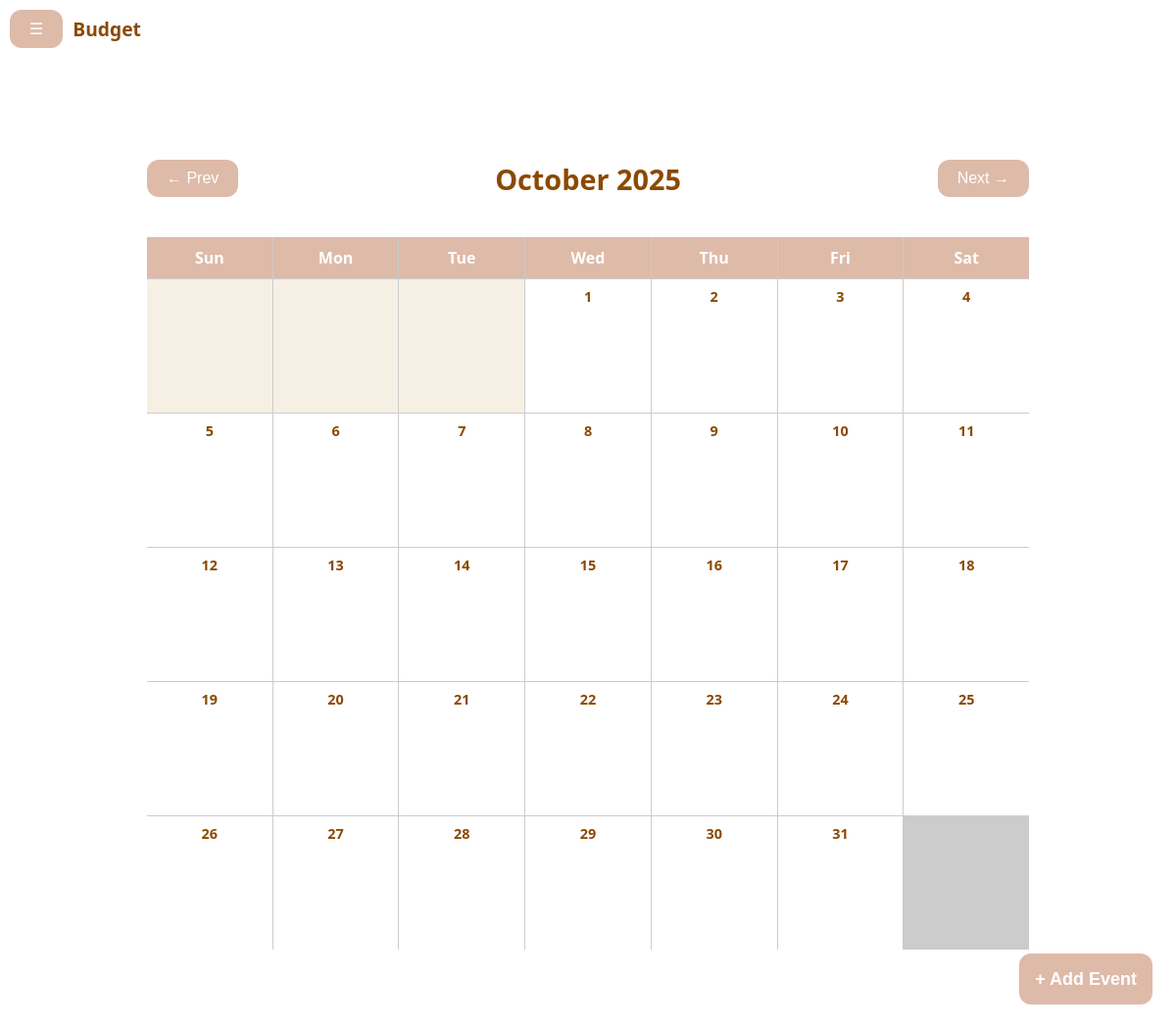
Before: /calendar/ (signed in) with the older database file.
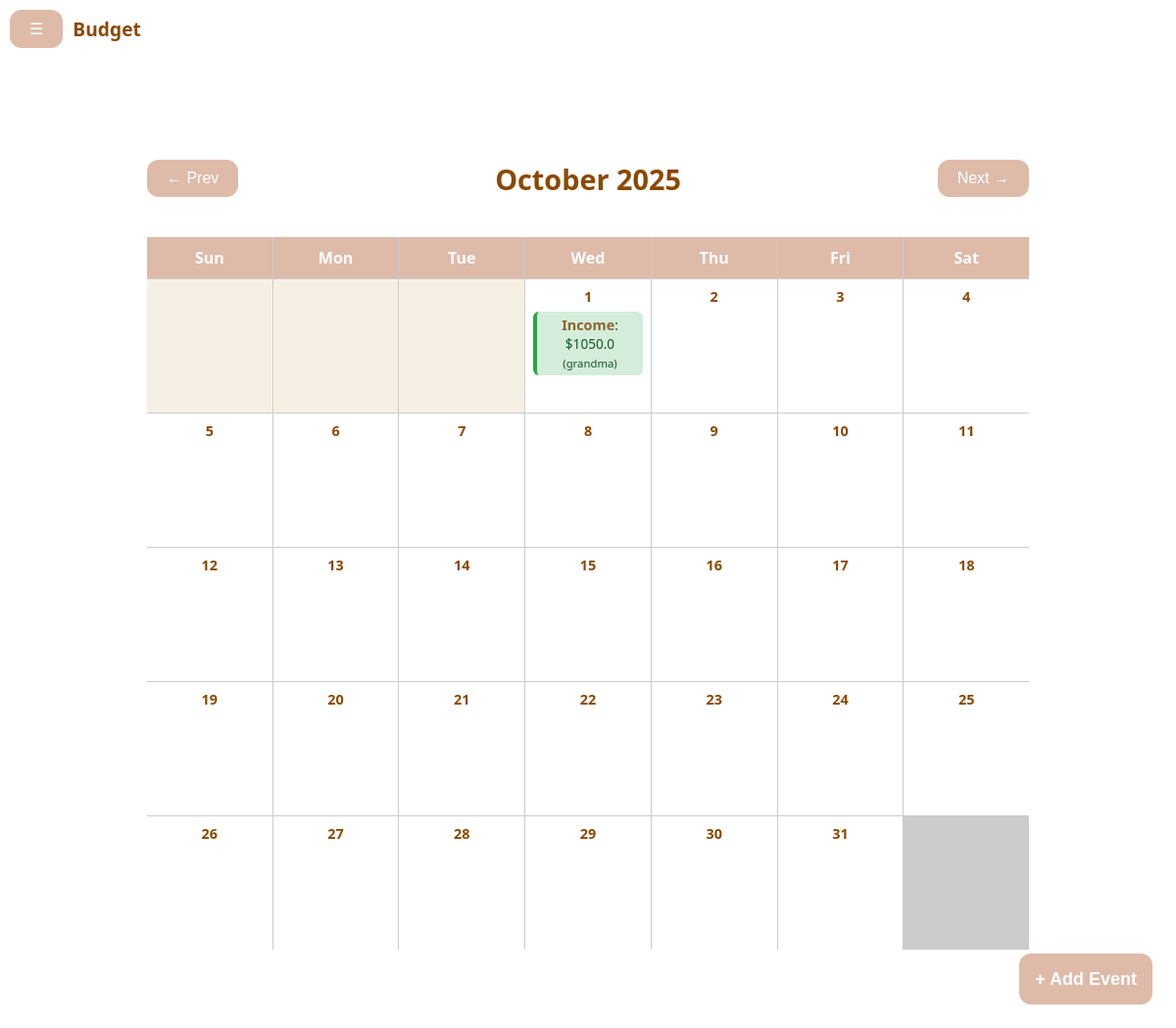
After: the same page with the newer database file.
### tables this page shows
CREATE TABLE transactions (
        ID INTEGER PRIMARY KEY AUTOINCREMENT,  -- Auto-incrementing transaction ID
        title TEXT NOT NULL,
        description TEXT,
        category_id INTEGER NOT NULL,          -- Foreign key to `categories` table
        amount REAL NOT NULL,                  -- Transaction amount (can be positive or negative)
        recurring BOOLEAN DEFAULT 0,           -- Whether the transaction is recurring (1 = True, 0 = False)
        created_at TEXT DEFAULT (DATETIME('now')), -- Date and time of the transaction
        user_id INTEGER NOT NULL,              -- Foreign key to `users` table
        expense BOOLEAN NOT NULL,                 -- Transaction type (0 = Expense, 1 = Income)
        FOREIGN KEY(category_id) REFERENCES categories(ID), -- Ensures a valid category reference
        FOREIGN KEY(user_id) REFERENCES users(ID) -- Ensures a valid user reference
    );

### flaskApp.py (the view)
@app.route("/calendar/")
def calendar():
    if 'user_id' not in session:
        return redirect(url_for("landing"))
    user_id = session['user_id']
    month_offset = int(request.args.get('month_offset', 0))
    today = datetime.today()
    shifted_month = today.replace(day=1) + timedelta(days=month_offset * 30)
    year = shifted_month.year
    month = shifted_month.month
    first_day_of_month = datetime(year, month, 1)
    days_in_month = monthrange(year, month)[1]
    events = db_interface.find_events(user_id)
    print(events)
    return render_template(
        "calendar.html",
        current_month=first_day_of_month.strftime("%B"),
        current_year=year,
        month_offset=month_offset,
        first_day_of_month=first_day_of_month,
        days_in_month=days_in_month,
        events=events
    )

### db.py (called while the page is built)
def get_db_connection():
    conn = sqlite3.connect(DATABASE_PATH)  # Connect to SQLite database file
    conn.row_factory = sqlite3.Row  # To return rows as dictionaries
    return conn

def get_transactions_of_user(user_id):
    conn = get_db_connection()
    transactions = conn.execute("SELECT * FROM transactions t JOIN users u ON t.user_id = u.id WHERE u.id = ?", (user_id,))
    return transactions.fetchall()

### db_interface.py (called while the page is built)
def find_events(user_id):
    events = []
    transactions = db.get_transactions_of_user(user_id)
    for transaction in transactions:
        event_date = datetime.strptime(transaction["created_at"], "%Y-%m-%d")
        events.append({
            "date": event_date,  # Store the date as a datetime object
            "amount": transaction["amount"],
            "type": "expense" if transaction["expense"] else "income",
            "name": transaction["title"],
            "description": transaction["description"]
        })
    return events

### templates/calendar.html (shortened to what this page needs)
{% extends "base.html" %}
{% block content %}
<div class="calendar-wrapper">
  <div class="calendar-header">
    <form action="{{ url_for('calendar') }}" method="get">
      <button type="submit">← Prev</button>
    </form>
    <h2>{{ current_month }} {{ current_year }}</h2>
    <form action="{{ url_for('calendar') }}" method="get">
      <button type="submit">Next →</button>
    </form>
  </div>
  <div class="calendar-grid">
    {% for day in ['Sun', 'Mon', 'Tue', 'Wed', 'Thu', 'Fri', 'Sat'] %}
      <div class="day-label">{{ day }}</div>
    {% endfor %}
    {% for _ in range(first_day_of_month.weekday()|int+1) %}
      <div class="day-box empty"></div>
    {% endfor %}
    {% for day in range(1, days_in_month + 1) %}
      {% set current_date = first_day_of_month.replace(day=day) %}
      <div class="day-box">
        <div class="day-number">{{ day }}</div>
        {% for event in events %}
          {% if event.date.year == current_date.year and event.date.month == current_date.month and event.date.day == current_date.day %}
            <div class="calendar-event {{ event.type }}">
              <span class="event-type">{{ event.type.capitalize() }}</span>:
              ${{ event.amount }}
              <small>({{ event.name }})</small>
            </div>
          {% endif %}
        {% endfor %}
      </div>
    {% endfor %}
  </div>
</div>
{% endblock %}

### templates/base.html (shortened to what this page needs)
<!DOCTYPE html>
<html lang="en">
<head>
  <link rel="stylesheet" href="{{ url_for('static', filename='styles.css') }}">
</head>
<body>
  <nav class="navbar">
    <button id="openNav">☰</button>
    <span class="navbar-brand">Budget</span>
  </nav>
  <button class="fab" id="openEventModal">+ Add Event</button>
  <div id="main">
    {% block content %}{% endblock %}
  </div>
</body>
</html>

### static/styles.css (style rules this page uses)
body { margin: 0; padding: 0; font-family: 'Noto Sans', serif; background: #ffffff; color: #8b4900; text-align: center; }
.navbar { background-color: #ffffff; padding: 10px; text-align: left; display: flex; align-items: center; gap: 10px; }
.navbar-brand { font-weight: bold; font-size: 1.2rem; }
#main { margin-left: 0; transition: margin-left 0.3s; padding: 5vw; }
button { position: static; display: flex; background-color: #debaa9; border: none; color: white; padding: 10px 20px; font-size: 1rem; border-radius: 12px; z-index: 999; cursor: pointer; transition: background-color 0.3s ease; }
.fab { position: fixed; bottom: 24px; right: 24px; background-color: #debaa9; color: #ffffff; border: none; border-radius: 12px; padding: 0 16px; height: 52px; font-size: 18px; font-weight: bold; cursor: pointer; display: flex; align-items: center; justify-content: center; white-space: nowrap; }
.calendar-event.income { background-color: #d4edda; color: #155724; border-left: 4px solid #28a745; }
.event-type { font-size: 0.9rem; color: #8e6332; }

### templates/calendar.html (style rules this page uses)
.calendar-wrapper { max-width: 900px; margin: auto; padding: 20px; }
.calendar-header { display: flex; justify-content: space-between; align-items: center; flex-wrap: wrap; margin-bottom: 1rem; }
.calendar-header h2 { color: #8b4900; font-size: 1.8rem; }
.calendar-grid { display: grid; grid-template-columns: repeat(7, 1fr); gap: 1px; background-color: #ccc; }
.day-label { background-color: #debaa9; padding: 10px; text-align: center; font-weight: bold; color: white; }
.day-box { background: #fff; min-height: 120px; padding: 8px; font-size: 0.9rem; position: relative; overflow-y: auto; }
.empty { background-color: #f6f0e4; }
.day-number { font-weight: bold; color: #8b4900; margin-bottom: 6px; }
.calendar-event { background: #f6f0e4; padding: 4px; border-radius: 6px; margin-bottom: 4px; color: #8b4900; font-size: 0.85rem; }
.event-type { font-weight: bold; }

Changed rows visible on the page:
added transactions: type "Income", amount "1050.0", name "grandma"
